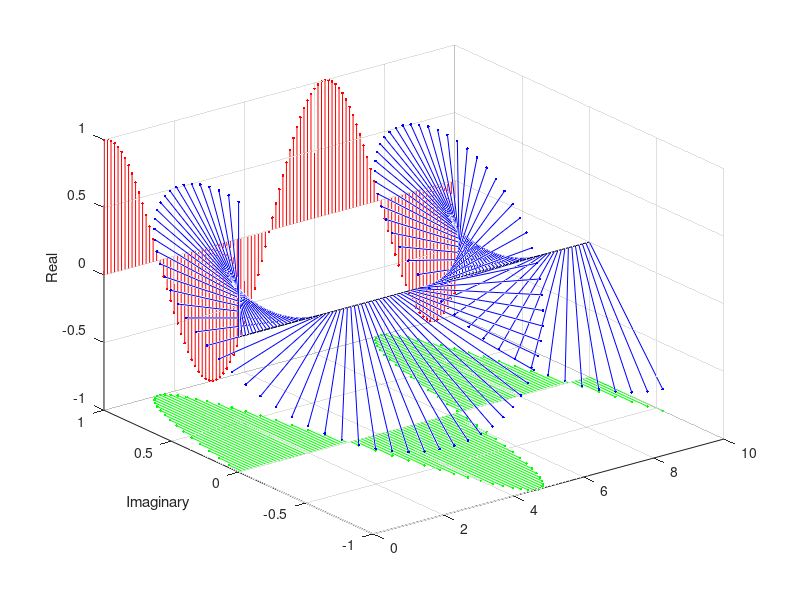
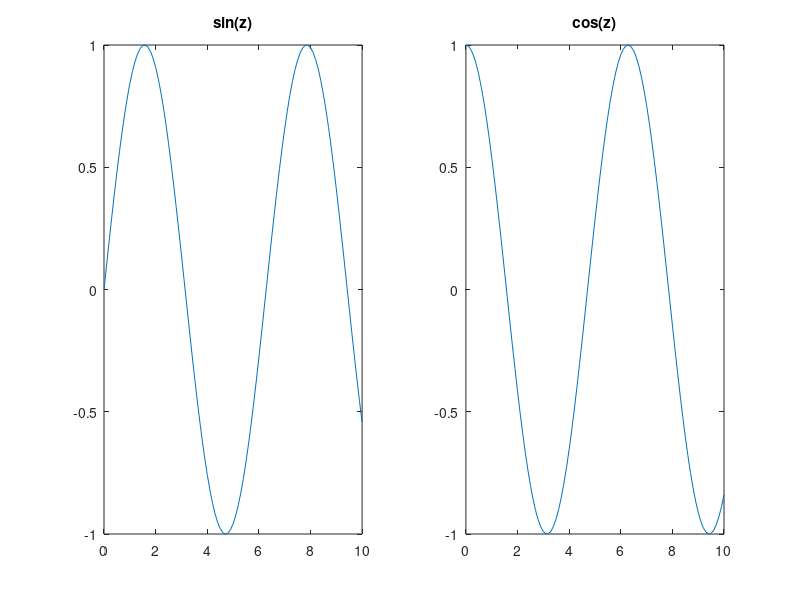

These charts were generated, in order, by the following MATLAB code:
%MATLAB-Homework Nr.5-1
%student name: LI JINGYI  Student Nr: r2295014 
clear all
format compact
format short

n=0:0.1:10;     %sample
complex_exp=exp(1j*n);                  
L=length(n);
%%%%%%3D%%%%%%
x=n;                     
y=imag(complex_exp);                   
z=real(complex_exp);                    
y_0=zeros(size(n));            %y=0  
y_1=ones(size(n));             %y=1
z_0=zeros(size(n));            %z=0
z_1=ones(size(n));             %z=1
%%%%%%%Draw%%%%%%
plot3(x,y,z,'.b');             
hold on
grid on
x1=[x;x];
y1=[y;y_0];
z1=[z;z_0];
% link
for i=1:L                      
  plot3(x1(:,i),y1(:,i),z1(:,i),'b');  
end
%center axis
plot3(x,y_0,z_0,'k');  
ylabel('Imaginary')
zlabel('Real')
% Real
plot3(x,y,-1*z_1,'.g');   
y2=[y;y_0];
z2=[-1*z_1;-1*z_1];
for i=1:L                      
   plot3(x1(:,i),y2(:,i),z2(:,i),'g');  
end
% Imaginary
plot3(x,y_1,z,'.r');
y3=[y_1;y_1];
z3=[z;z_0];
for i=1:L                      
   plot3(x1(:,i),y3(:,i),z3(:,i),'r');   
end

%%%%%%Subplot
figure
subplot(1,2,1)
plot(x,y)
title('sin(z)')
subplot(1,2,2)
plot(x,z)
title('cos(z)')

return